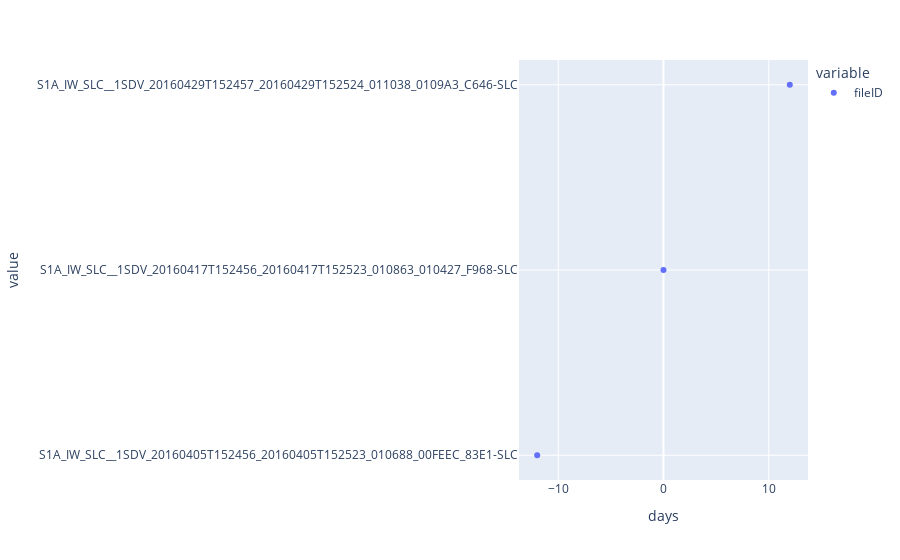

The notebook cell saved with this chart:
### Code cell
# Let's plot the temporal baseline of the InSAR pairs 12 days before and 12 days after our reference scene acquisition

temp_baselines.loc[-12:12]['fileID'].plot(kind='scatter')

### Figure 1 — Plotly figure (JSON) as saved in the notebook; plotly's stock layout.template omitted (floating-point values rounded to 4 significant figures)
{"data": [{"hovertemplate": "variable=fileID<br>days=%{x}<br>value=%{y}<extra></extra>", "legendgroup": "fileID", "marker": {"color": "#636efa", "symbol": "circle"}, "mode": "markers", "name": "fileID", "orientation": "v", "showlegend": true, "type": "scatter", "x": [-12, 0, 12], "xaxis": "x", "y": ["S1A_IW_SLC__1SDV_20160405T152456_20160405T152523_010688_00FEEC_83E1-SLC", "S1A_IW_SLC__1SDV_20160417T152456_20160417T152523_010863_010427_F968-SLC", "S1A_IW_SLC__1SDV_20160429T152457_20160429T152524_011038_0109A3_C646-SLC"], "yaxis": "y"}], "layout": {"autosize": true, "legend": {"title": {"text": "variable"}, "tracegroupgap": 0}, "margin": {"t": 60}, "xaxis": {"anchor": "y", "autorange": true, "domain": [0, 1], "range": [-13.98, 13.98], "title": {"text": "days"}, "type": "linear"}, "yaxis": {"anchor": "x", "autorange": true, "domain": [0, 1], "range": [-0.1549, 2.155], "title": {"text": "value"}, "type": "category"}}}
